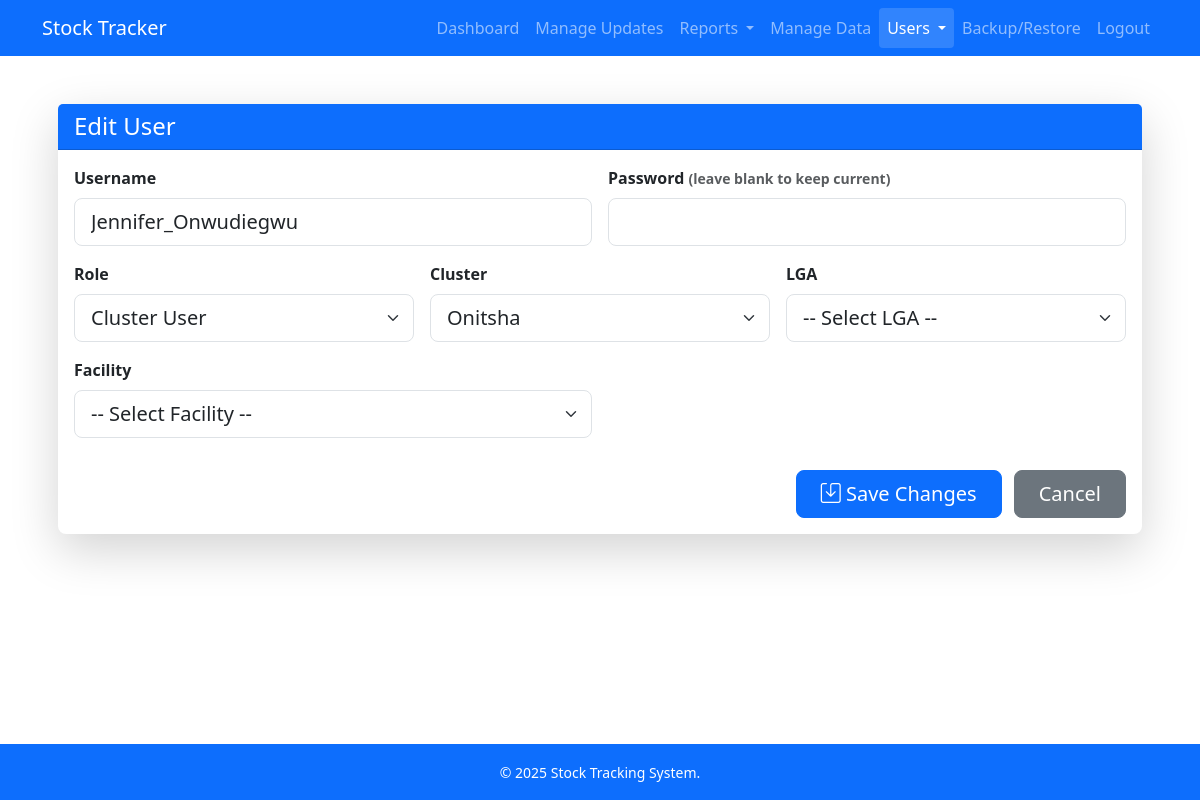
The page /auth/users/edit/2 (signed in) on the database its author committed.
### models.py (models this page shows, shortened)
class User(db.Model, UserMixin):
    id = db.Column(db.Integer, primary_key=True)
    username = db.Column(db.String(64), unique=True, nullable=False)
    password_hash = db.Column(db.String(128), nullable=False)
    role = db.Column(db.String(20), nullable=False, default='facility')
    cluster_id = db.Column(db.Integer, db.ForeignKey('cluster.id'), nullable=True)
    lga_id = db.Column(db.Integer, db.ForeignKey('lga.id'), nullable=True)
    facility_id = db.Column(db.Integer, db.ForeignKey('facility.id'), nullable=True)
    active = db.Column(db.Boolean, default=True)
    cluster = db.relationship('Cluster', backref='users')
    lga = db.relationship('LGA', backref='users')
    facility = db.relationship('Facility', foreign_keys=[facility_id], backref='users')

class Cluster(db.Model):
    id = db.Column(db.Integer, primary_key=True)
    name = db.Column(db.String(100), unique=True, nullable=False)
    lgas = db.relationship('LGA', backref='cluster', lazy=True)

### auth/routes.py (the view, shortened to what this page needs)
@auth_bp.route('/users/edit/<int:user_id>', methods=['GET', 'POST'])
@login_required
def edit_user(user_id):
    if current_user.role != 'super':
        abort(403)
    user = User.query.get_or_404(user_id)
    clusters = Cluster.query.all()
    lgas = LGA.query.all()
    facilities = Facility.query.all()
    return render_template(
        'edit_user.html',
        user=user,
        clusters=clusters,
        lgas=lgas,
        facilities=facilities
    )

### app.py (called while the page is built)
@login_manager.user_loader
def load_user(user_id):
    return User.query.get(int(user_id))

### templates/edit_user.html (shortened to what this page needs)
{% extends "base.html" %}
{% block content %}
<div class="container py-4">
  <div class="card shadow-lg border-0 rounded-3">
    <div class="card-header bg-primary text-white">
      <h4 class="mb-0">Edit User</h4>
    </div>
    <div class="card-body">
      <form method="post" class="row g-3">
        <div class="col-md-6">
          <label class="form-label fw-semibold">Username</label>
          <input type="text" name="username" class="form-control form-control-lg"
                 value="{{ user.username }}" required>
        </div>
        <div class="col-md-6">
          <label class="form-label fw-semibold">Password
            <small class="text-muted">(leave blank to keep current)</small>
          </label>
          <input type="password" name="password" class="form-control form-control-lg">
        </div>
        <div class="col-md-4">
          <label class="form-label fw-semibold">Role</label>
          <select name="role" class="form-select form-select-lg" required>
            <option value="cluster" {% if user.role=='cluster' %}selected{% endif %}>Cluster User</option>
          </select>
        </div>
        <div class="col-md-4">
          <label class="form-label fw-semibold">Cluster</label>
          <select id="clusterSelect" name="cluster_id" class="form-select form-select-lg">
            {% for c in clusters %}
            <option value="{{ c.id }}" {% if user.cluster_id==c.id %}selected{% endif %}>{{ c.name }}</option>
            {% endfor %}
          </select>
        </div>
        <div class="col-md-4">
          <label class="form-label fw-semibold">LGA</label>
          <select id="lgaSelect" name="lga_id" class="form-select form-select-lg">
            <option value="">-- Select LGA --</option>
          </select>
        </div>
        <div class="col-md-6">
          <label class="form-label fw-semibold">Facility</label>
          <select id="facilitySelect" name="facility_id" class="form-select form-select-lg">
            <option value="">-- Select Facility --</option>
          </select>
        </div>
        <div class="col-12 text-end pt-3">
          <button type="submit" class="btn btn-lg btn-primary px-4 me-2">
            <i class="bi bi-save"></i> Save Changes
          </button>
          <a href="{{ url_for('auth.list_users') }}" class="btn btn-lg btn-secondary px-4">
            Cancel
          </a>
        </div>
      </form>
    </div>
  </div>
</div>
{% endblock %}

### rows shown on the page
User: username "Jennifer_Onwudiegwu", role "Cluster User", cluster_id "Onitsha"

### other values the page prints
{{ current_year or 2025 }} "2025"
